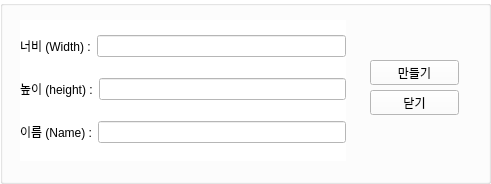
<?xml version="1.0" encoding="UTF-8"?>
<ui version="4.0">
 <class>group_new</class>
 <widget class="QGroupBox" name="group_new">
  <property name="geometry">
   <rect>
    <x>0</x>
    <y>0</y>
    <width>491</width>
    <height>184</height>
   </rect>
  </property>
  <property name="windowTitle">
   <string>GroupBox</string>
  </property>
  <property name="styleSheet">
   <string notr="true">background-color: rgb(255, 255, 255);</string>
  </property>
  <widget class="QWidget" name="layoutWidget">
   <property name="geometry">
    <rect>
     <x>20</x>
     <y>20</y>
     <width>326</width>
     <height>141</height>
    </rect>
   </property>
   <layout class="QVBoxLayout" name="verticalLayout">
    <item>
     <layout class="QHBoxLayout" name="horizontalLayout">
      <item>
       <widget class="QLabel" name="label">
        <property name="text">
         <string>너비 (Width) :</string>
        </property>
       </widget>
      </item>
      <item>
       <widget class="QLineEdit" name="line_width_text"/>
      </item>
     </layout>
    </item>
    <item>
     <layout class="QHBoxLayout" name="horizontalLayout_3">
      <item>
       <widget class="QLabel" name="label_3">
        <property name="text">
         <string>높이 (height) :</string>
        </property>
       </widget>
      </item>
      <item>
       <widget class="QLineEdit" name="line_height_text"/>
      </item>
     </layout>
    </item>
    <item>
     <layout class="QHBoxLayout" name="horizontalLayout_2">
      <item>
       <widget class="QLabel" name="label_2">
        <property name="text">
         <string>이름 (Name) :</string>
        </property>
       </widget>
      </item>
      <item>
       <widget class="QLineEdit" name="line_name_text"/>
      </item>
     </layout>
    </item>
   </layout>
  </widget>
  <widget class="QPushButton" name="btn_make">
   <property name="geometry">
    <rect>
     <x>370</x>
     <y>60</y>
     <width>89</width>
     <height>25</height>
    </rect>
   </property>
   <property name="text">
    <string>만들기</string>
   </property>
  </widget>
  <widget class="QPushButton" name="btn_close">
   <property name="geometry">
    <rect>
     <x>370</x>
     <y>90</y>
     <width>89</width>
     <height>25</height>
    </rect>
   </property>
   <property name="text">
    <string>닫기</string>
   </property>
  </widget>
 </widget>
 <resources/>
 <connections/>
</ui>
